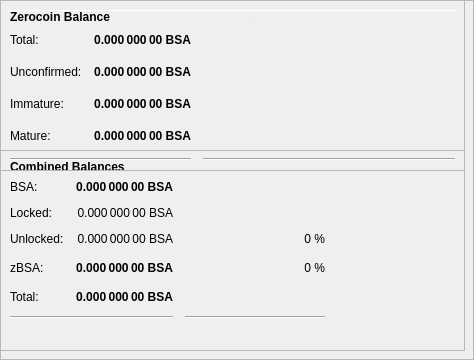
        <widget class="QFrame" name="frameObfuscation">
         <property name="minimumSize">
          <size>
           <width>0</width>
           <height>350</height>
          </size>
         </property>
         <property name="layoutDirection">
          <enum>Qt::LeftToRight</enum>
         </property>
         <property name="frameShape">
          <enum>QFrame::StyledPanel</enum>
         </property>
         <property name="frameShadow">
          <enum>QFrame::Raised</enum>
         </property>
         <widget class="QPushButton" name="runAutoDenom">
          <property name="geometry">
           <rect>
            <x>251</x>
            <y>17</y>
            <width>1</width>
            <height>1</height>
           </rect>
          </property>
          <property name="palette">
           <palette>
            <active>
             <colorrole role="WindowText">
              <brush brushstyle="SolidPattern">
               <color alpha="255">
                <red>0</red>
                <green>0</green>
                <blue>0</blue>
               </color>
              </brush>
             </colorrole>
             <colorrole role="Button">
              <brush brushstyle="SolidPattern">
               <color alpha="255">
                <red>239</red>
                <green>238</green>
                <blue>238</blue>
               </color>
              </brush>
             </colorrole>
             <colorrole role="Light">
              <brush brushstyle="SolidPattern">
               <color alpha="255">
                <red>255</red>
                <green>255</green>
                <blue>255</blue>
               </color>
              </brush>
             </colorrole>
             <colorrole role="Midlight">
              <brush brushstyle="SolidPattern">
               <color alpha="255">
                <red>247</red>
                <green>246</green>
                <blue>246</blue>
               </color>
              </brush>
             </colorrole>
             <colorrole role="Dark">
              <brush brushstyle="SolidPattern">
               <color alpha="255">
                <red>119</red>
                <green>119</green>
                <blue>119</blue>
               </color>
              </brush>
             </colorrole>
             <colorrole role="Mid">
              <brush brushstyle="SolidPattern">
               <color alpha="255">
                <red>159</red>
                <green>159</green>
                <blue>159</blue>
               </color>
              </brush>
             </colorrole>
             <colorrole role="Text">
              <brush brushstyle="SolidPattern">
               <color alpha="255">
                <red>0</red>
                <green>0</green>
                <blue>0</blue>
               </color>
              </brush>
             </colorrole>
             <colorrole role="BrightText">
              <brush brushstyle="SolidPattern">
               <color alpha="255">
                <red>255</red>
                <green>255</green>
                <blue>255</blue>
               </color>
              </brush>
             </colorrole>
             <colorrole role="ButtonText">
              <brush brushstyle="SolidPattern">
               <color alpha="255">
                <red>0</red>
                <green>0</green>
                <blue>0</blue>
               </color>
              </brush>
             </colorrole>
             <colorrole role="Base">
              <brush brushstyle="SolidPattern">
               <color alpha="255">
                <red>255</red>
                <green>255</green>
                <blue>255</blue>
               </color>
              </brush>
             </colorrole>
             <colorrole role="Window">
              <brush brushstyle="SolidPattern">
               <color alpha="255">
                <red>239</red>
                <green>238</green>
                <blue>238</blue>
               </color>
              </brush>
             </colorrole>
             <colorrole role="Shadow">
              <brush brushstyle="SolidPattern">
               <color alpha="255">
                <red>0</red>
                <green>0</green>
                <blue>0</blue>
               </color>
              </brush>
             </colorrole>
             <colorrole role="AlternateBase">
              <brush brushstyle="SolidPattern">
               <color alpha="255">
                <red>247</red>
                <green>246</green>
                <blue>246</blue>
               </color>
              </brush>
             </colorrole>
             <colorrole role="ToolTipBase">
              <brush brushstyle="SolidPattern">
               <color alpha="255">
                <red>255</red>
                <green>255</green>
                <blue>220</blue>
               </color>
              </brush>
             </colorrole>
             <colorrole role="ToolTipText">
              <brush brushstyle="SolidPattern">
               <color alpha="255">
                <red>0</red>
                <green>0</green>
                <blue>0</blue>
               </color>
              </brush>
             </colorrole>
            </active>
            <inactive>
             <colorrole role="WindowText">
              <brush brushstyle="SolidPattern">
               <color alpha="255">
                <red>0</red>
                <green>0</green>
                <blue>0</blue>
               </color>
              </brush>
             </colorrole>
             <colorrole role="Button">
              <brush brushstyle="SolidPattern">
               <color alpha="255">
                <red>239</red>
                <green>238</green>
                <blue>238</blue>
               </color>
              </brush>
             </colorrole>
             <colorrole role="Light">
              <brush brushstyle="SolidPattern">
               <color alpha="255">
                <red>255</red>
                <green>255</green>
                <blue>255</blue>
               </color>
              </brush>
             </colorrole>
             <colorrole role="Midlight">
              <brush brushstyle="SolidPattern">
               <color alpha="255">
                <red>247</red>
                <green>246</green>
                <blue>246</blue>
               </color>
              </brush>
             </colorrole>
             <colorrole role="Dark">
              <brush brushstyle="SolidPattern">
               <color alpha="255">
                <red>119</red>
                <green>119</green>
                <blue>119</blue>
               </color>
              </brush>
             </colorrole>
             <colorrole role="Mid">
              <brush brushstyle="SolidPattern">
               <color alpha="255">
                <red>159</red>
                <green>159</green>
                <blue>159</blue>
               </color>
              </brush>
             </colorrole>
             <colorrole role="Text">
              <brush brushstyle="SolidPattern">
               <color alpha="255">
                <red>0</red>
                <green>0</green>
                <blue>0</blue>
               </color>
              </brush>
             </colorrole>
             <colorrole role="BrightText">
              <brush brushstyle="SolidPattern">
               <color alpha="255">
                <red>255</red>
                <green>255</green>
                <blue>255</blue>
               </color>
              </brush>
             </colorrole>
             <colorrole role="ButtonText">
              <brush brushstyle="SolidPattern">
               <color alpha="255">
                <red>0</red>
                <green>0</green>
                <blue>0</blue>
               </color>
              </brush>
             </colorrole>
             <colorrole role="Base">
              <brush brushstyle="SolidPattern">
               <color alpha="255">
                <red>255</red>
                <green>255</green>
                <blue>255</blue>
               </color>
              </brush>
             </colorrole>
             <colorrole role="Window">
              <brush brushstyle="SolidPattern">
               <color alpha="255">
                <red>239</red>
                <green>238</green>
                <blue>238</blue>
               </color>
              </brush>
             </colorrole>
             <colorrole role="Shadow">
              <brush brushstyle="SolidPattern">
               <color alpha="255">
                <red>0</red>
                <green>0</green>
                <blue>0</blue>
               </color>
              </brush>
             </colorrole>
             <colorrole role="AlternateBase">
              <brush brushstyle="SolidPattern">
               <color alpha="255">
                <red>247</red>
                <green>246</green>
                <blue>246</blue>
               </color>
              </brush>
             </colorrole>
             <colorrole role="ToolTipBase">
              <brush brushstyle="SolidPattern">
               <color alpha="255">
                <red>255</red>
                <green>255</green>
                <blue>220</blue>
               </color>
              </brush>
             </colorrole>
             <colorrole role="ToolTipText">
              <brush brushstyle="SolidPattern">
               <color alpha="255">
                <red>0</red>
                <green>0</green>
                <blue>0</blue>
               </color>
              </brush>
             </colorrole>
            </inactive>
            <disabled>
             <colorrole role="WindowText">
              <brush brushstyle="SolidPattern">
               <color alpha="255">
                <red>119</red>
                <green>119</green>
                <blue>119</blue>
               </color>
              </brush>
             </colorrole>
             <colorrole role="Button">
              <brush brushstyle="SolidPattern">
               <color alpha="255">
                <red>239</red>
                <green>238</green>
                <blue>238</blue>
               </color>
              </brush>
             </colorrole>
             <colorrole role="Light">
              <brush brushstyle="SolidPattern">
               <color alpha="255">
                <red>255</red>
                <green>255</green>
                <blue>255</blue>
               </color>
              </brush>
             </colorrole>
             <colorrole role="Midlight">
              <brush brushstyle="SolidPattern">
               <color alpha="255">
                <red>247</red>
                <green>246</green>
                <blue>246</blue>
               </color>
              </brush>
             </colorrole>
             <colorrole role="Dark">
              <brush brushstyle="SolidPattern">
               <color alpha="255">
                <red>119</red>
                <green>119</green>
                <blue>119</blue>
               </color>
              </brush>
             </colorrole>
             <colorrole role="Mid">
              <brush brushstyle="SolidPattern">
               <color alpha="255">
                <red>159</red>
                <green>159</green>
                <blue>159</blue>
               </color>
              </brush>
             </colorrole>
             <colorrole role="Text">
              <brush brushstyle="SolidPattern">
               <color alpha="255">
                <red>119</red>
                <green>119</green>
                <blue>119</blue>
               </color>
              </brush>
             </colorrole>
             <colorrole role="BrightText">
              <brush brushstyle="SolidPattern">
               <color alpha="255">
                <red>255</red>
                <green>255</green>
                <blue>255</blue>
               </color>
              </brush>
             </colorrole>
             <colorrole role="ButtonText">
              <brush brushstyle="SolidPattern">
               <color alpha="255">
                <red>119</red>
                <green>119</green>
                <blue>119</blue>
               </color>
              </brush>
             </colorrole>
             <colorrole role="Base">
              <brush brushstyle="SolidPattern">
               <color alpha="255">
                <red>239</red>
                <green>238</green>
                <blue>238</blue>
               </color>
              </brush>
             </colorrole>
             <colorrole role="Window">
              <brush brushstyle="SolidPattern">
               <color alpha="255">
                <red>239</red>
                <green>238</green>
                <blue>238</blue>
               </color>
              </brush>
             </colorrole>
             <colorrole role="Shadow">
              <brush brushstyle="SolidPattern">
               <color alpha="255">
                <red>0</red>
                <green>0</green>
                <blue>0</blue>
               </color>
              </brush>
             </colorrole>
             <colorrole role="AlternateBase">
              <brush brushstyle="SolidPattern">
               <color alpha="255">
                <red>239</red>
                <green>238</green>
                <blue>238</blue>
               </color>
              </brush>
             </colorrole>
             <colorrole role="ToolTipBase">
              <brush brushstyle="SolidPattern">
               <color alpha="255">
                <red>255</red>
                <green>255</green>
                <blue>220</blue>
               </color>
              </brush>
             </colorrole>
             <colorrole role="ToolTipText">
              <brush brushstyle="SolidPattern">
               <color alpha="255">
                <red>0</red>
                <green>0</green>
                <blue>0</blue>
               </color>
              </brush>
             </colorrole>
            </disabled>
           </palette>
          </property>
          <property name="focusPolicy">
           <enum>Qt::NoFocus</enum>
          </property>
          <property name="autoFillBackground">
           <bool>true</bool>
          </property>
          <property name="text">
           <string/>
          </property>
          <property name="flat">
           <bool>true</bool>
          </property>
         </widget>
         <widget class="Line" name="line">
          <property name="geometry">
           <rect>
            <x>7</x>
            <y>10</y>
            <width>451</width>
            <height>1</height>
           </rect>
          </property>
          <property name="orientation">
           <enum>Qt::Horizontal</enum>
          </property>
         </widget>
         <widget class="QFrame" name="frame_3">
          <property name="geometry">
           <rect>
            <x>0</x>
            <y>150</y>
            <width>465</width>
            <height>201</height>
           </rect>
          </property>
          <property name="frameShape">
           <enum>QFrame::StyledPanel</enum>
          </property>
          <property name="frameShadow">
           <enum>QFrame::Raised</enum>
          </property>
          <layout class="QVBoxLayout" name="verticalLayout_5">
           <item>
            <layout class="QHBoxLayout" name="horizontalLayout_5" stretch="0">
             <item>
              <widget class="QLabel" name="label_5z">
               <property name="maximumSize">
                <size>
                 <width>16777215</width>
                 <height>20</height>
                </size>
               </property>
               <property name="font">
                <font>
                 <weight>75</weight>
                 <bold>true</bold>
                </font>
               </property>
               <property name="toolTip">
                <string>Combined Balances (including unconfirmed and immature coins)</string>
               </property>
               <property name="text">
                <string>&lt;html&gt;&lt;head/&gt;&lt;body&gt;&lt;p&gt;Combined Balances&lt;/p&gt;&lt;/body&gt;&lt;/html&gt;</string>
               </property>
              </widget>
             </item>
            </layout>
           </item>
           <item>
            <layout class="QGridLayout" name="gridLayout_3">
             <property name="spacing">
              <number>12</number>
             </property>
             <item row="7" column="0" colspan="2">
              <widget class="Line" name="lineSpendableBalance_3">
               <property name="orientation">
                <enum>Qt::Horizontal</enum>
               </property>
              </widget>
             </item>
             <item row="7" column="2">
              <widget class="Line" name="lineWatchBalance_3">
               <property name="sizePolicy">
                <sizepolicy hsizetype="Preferred" vsizetype="Fixed">
                 <horstretch>0</horstretch>
                 <verstretch>0</verstretch>
                </sizepolicy>
               </property>
               <property name="minimumSize">
                <size>
                 <width>140</width>
                 <height>0</height>
                </size>
               </property>
               <property name="orientation">
                <enum>Qt::Horizontal</enum>
               </property>
              </widget>
             </item>
             <item row="4" column="1">
              <widget class="QLabel" name="labelzBalancez">
               <property name="font">
                <font>
                 <weight>75</weight>
                 <bold>true</bold>
                </font>
               </property>
               <property name="cursor">
                <cursorShape>IBeamCursor</cursorShape>
               </property>
               <property name="toolTip">
                <string>Total of transactions that have yet to be confirmed, and do not yet count toward the spendable balance</string>
               </property>
               <property name="text">
                <string notr="true">0.000 000 00 BSA</string>
               </property>
               <property name="alignment">
                <set>Qt::AlignRight|Qt::AlignTrailing|Qt::AlignVCenter</set>
               </property>
               <property name="textInteractionFlags">
                <set>Qt::LinksAccessibleByMouse|Qt::TextSelectableByKeyboard|Qt::TextSelectableByMouse</set>
               </property>
              </widget>
             </item>
             <item row="6" column="1">
              <widget class="QLabel" name="labelTotalz">
               <property name="font">
                <font>
                 <weight>75</weight>
                 <bold>true</bold>
                </font>
               </property>
               <property name="cursor">
                <cursorShape>IBeamCursor</cursorShape>
               </property>
               <property name="toolTip">
                <string>Total Balance, including unconfirmed and immature coins.</string>
               </property>
               <property name="text">
                <string notr="true">0.000 000 00 BSA</string>
               </property>
               <property name="alignment">
                <set>Qt::AlignRight|Qt::AlignTrailing|Qt::AlignVCenter</set>
               </property>
               <property name="textInteractionFlags">
                <set>Qt::LinksAccessibleByMouse|Qt::TextSelectableByKeyboard|Qt::TextSelectableByMouse</set>
               </property>
              </widget>
             </item>
             <item row="4" column="3">
              <spacer name="horizontalSpacer_6">
               <property name="orientation">
                <enum>Qt::Horizontal</enum>
               </property>
               <property name="sizeHint" stdset="0">
                <size>
                 <width>40</width>
                 <height>20</height>
                </size>
               </property>
              </spacer>
             </item>
             <item row="6" column="0">
              <widget class="QLabel" name="labelTotalTextz">
               <property name="text">
                <string>Total:</string>
               </property>
              </widget>
             </item>
             <item row="1" column="0">
              <widget class="QLabel" name="labelBalanceTextz">
               <property name="text">
                <string>BSA:</string>
               </property>
              </widget>
             </item>
             <item row="1" column="1">
              <widget class="QLabel" name="labelBalancez">
               <property name="font">
                <font>
                 <weight>75</weight>
                 <bold>true</bold>
                </font>
               </property>
               <property name="cursor">
                <cursorShape>IBeamCursor</cursorShape>
               </property>
               <property name="toolTip">
                <string>Your current spendable balance</string>
               </property>
               <property name="text">
                <string notr="true">0.000 000 00 BSA</string>
               </property>
               <property name="alignment">
                <set>Qt::AlignRight|Qt::AlignTrailing|Qt::AlignVCenter</set>
               </property>
               <property name="textInteractionFlags">
                <set>Qt::LinksAccessibleByMouse|Qt::TextSelectableByKeyboard|Qt::TextSelectableByMouse</set>
               </property>
              </widget>
             </item>
             <item row="4" column="0">
              <widget class="QLabel" name="labelzBalanceTextz">
               <property name="toolTip">
                <string/>
               </property>
               <property name="text">
                <string>zBSA:</string>
               </property>
              </widget>
             </item>
             <item row="4" column="2">
              <widget class="QLabel" name="labelzBSAPercent">
               <property name="toolTip">
                <string>Current percentage of zBSA.
If AutoMint is enabled this percentage will settle around the configured AutoMint percentage (default = 10%)</string>
               </property>
               <property name="text">
                <string>0 %</string>
               </property>
               <property name="alignment">
                <set>Qt::AlignRight|Qt::AlignTrailing|Qt::AlignVCenter</set>
               </property>
              </widget>
             </item>
             <item row="6" column="2">
              <widget class="QLabel" name="label100Percent">
               <property name="text">
                <string/>
               </property>
               <property name="alignment">
                <set>Qt::AlignRight|Qt::AlignTrailing|Qt::AlignVCenter</set>
               </property>
              </widget>
             </item>
             <item row="2" column="1">
              <widget class="QLabel" name="labelLockedBalance">
               <property name="toolTip">
                <string>Locked BSA or Masternode collaterals. These are excluded from zBSA minting.</string>
               </property>
               <property name="text">
                <string>0.000 000 00 BSA</string>
               </property>
               <property name="alignment">
                <set>Qt::AlignRight|Qt::AlignTrailing|Qt::AlignVCenter</set>
               </property>
              </widget>
             </item>
             <item row="2" column="0">
              <widget class="QLabel" name="labelLockedBalanceText">
               <property name="toolTip">
                <string>Locked BSA or Masternode collaterals. These are excluded from zBSA minting.</string>
               </property>
               <property name="text">
                <string>Locked:</string>
               </property>
              </widget>
             </item>
             <item row="3" column="0">
              <widget class="QLabel" name="labelUnLockedBalanceText">
               <property name="toolTip">
                <string>Unlocked BSAs. These can be used for zBSA minting.</string>
               </property>
               <property name="text">
                <string>Unlocked:</string>
               </property>
              </widget>
             </item>
             <item row="3" column="1">
              <widget class="QLabel" name="labelUnLockedBalance">
               <property name="toolTip">
                <string>Unlocked BSAs. These can be used for zBSA minting.</string>
               </property>
               <property name="text">
                <string>0.000 000 00 BSA</string>
               </property>
               <property name="alignment">
                <set>Qt::AlignRight|Qt::AlignTrailing|Qt::AlignVCenter</set>
               </property>
              </widget>
             </item>
             <item row="3" column="2">
              <widget class="QLabel" name="labelBSAPercent">
               <property name="text">
                <string>0 %</string>
               </property>
               <property name="alignment">
                <set>Qt::AlignRight|Qt::AlignTrailing|Qt::AlignVCenter</set>
               </property>
              </widget>
             </item>
            </layout>
           </item>
           <item>
            <spacer name="verticalSpacer">
             <property name="orientation">
              <enum>Qt::Vertical</enum>
             </property>
             <property name="sizeHint" stdset="0">
              <size>
               <width>20</width>
               <height>40</height>
              </size>
             </property>
            </spacer>
           </item>
          </layout>
         </widget>
         <widget class="QFrame" name="frame_4">
          <property name="geometry">
           <rect>
            <x>0</x>
            <y>0</y>
            <width>465</width>
            <height>171</height>
           </rect>
          </property>
          <property name="frameShape">
           <enum>QFrame::StyledPanel</enum>
          </property>
          <property name="frameShadow">
           <enum>QFrame::Raised</enum>
          </property>
          <layout class="QVBoxLayout" name="verticalLayout_7">
           <item>
            <layout class="QHBoxLayout" name="horizontalLayout_8" stretch="0">
             <item>
              <widget class="QLabel" name="label_5z_3">
               <property name="maximumSize">
                <size>
                 <width>16777215</width>
                 <height>20</height>
                </size>
               </property>
               <property name="font">
                <font>
                 <weight>75</weight>
                 <bold>true</bold>
                </font>
               </property>
               <property name="text">
                <string>Zerocoin Balance</string>
               </property>
              </widget>
             </item>
            </layout>
           </item>
           <item>
            <layout class="QGridLayout" name="gridLayout_5">
             <property name="spacing">
              <number>12</number>
             </property>
             <item row="4" column="0">
              <widget class="QLabel" name="labelzBalanceMatureText">
               <property name="toolTip">
                <string>Mature: more than 20 confirmation and more than 3 mints of the same denomination after it was minted.
These zBSA are spendable.</string>
               </property>
               <property name="text">
                <string>Mature:</string>
               </property>
              </widget>
             </item>
             <item row="5" column="0" colspan="2">
              <widget class="Line" name="lineSpendableBalance_5">
               <property name="orientation">
                <enum>Qt::Horizontal</enum>
               </property>
              </widget>
             </item>
             <item row="1" column="1">
              <widget class="QLabel" name="labelzBalance">
               <property name="font">
                <font>
                 <weight>75</weight>
                 <bold>true</bold>
                </font>
               </property>
               <property name="cursor">
                <cursorShape>IBeamCursor</cursorShape>
               </property>
               <property name="toolTip">
                <string>All available zBSA, unconfirmed and immature zBSA included.</string>
               </property>
               <property name="text">
                <string notr="true">0.000 000 00 BSA</string>
               </property>
               <property name="alignment">
                <set>Qt::AlignRight|Qt::AlignTrailing|Qt::AlignVCenter</set>
               </property>
               <property name="textInteractionFlags">
                <set>Qt::LinksAccessibleByMouse|Qt::TextSelectableByKeyboard|Qt::TextSelectableByMouse</set>
               </property>
              </widget>
             </item>
             <item row="5" column="2">
              <widget class="Line" name="lineWatchBalance_5">
               <property name="sizePolicy">
                <sizepolicy hsizetype="Preferred" vsizetype="Fixed">
                 <horstretch>0</horstretch>
                 <verstretch>0</verstretch>
                </sizepolicy>
               </property>
               <property name="minimumSize">
                <size>
                 <width>140</width>
                 <height>0</height>
                </size>
               </property>
               <property name="orientation">
                <enum>Qt::Horizontal</enum>
               </property>
              </widget>
             </item>
             <item row="1" column="0">
              <widget class="QLabel" name="labelzBalanceText">
               <property name="toolTip">
                <string>All available zBSA, unconfirmed and immature zBSA included.</string>
               </property>
               <property name="text">
                <string>Total:</string>
               </property>
              </widget>
             </item>
             <item row="1" column="2">
              <spacer name="horizontalSpacer_8">
               <property name="orientation">
                <enum>Qt::Horizontal</enum>
               </property>
               <property name="sizeHint" stdset="0">
                <size>
                 <width>40</width>
                 <height>20</height>
                </size>
               </property>
              </spacer>
             </item>
             <item row="4" column="2">
              <spacer name="horizontalSpacer_4">
               <property name="orientation">
                <enum>Qt::Horizontal</enum>
               </property>
               <property name="sizeHint" stdset="0">
                <size>
                 <width>40</width>
                 <height>20</height>
                </size>
               </property>
              </spacer>
             </item>
             <item row="4" column="1">
              <widget class="QLabel" name="labelzBalanceMature">
               <property name="font">
                <font>
                 <weight>75</weight>
                 <bold>true</bold>
                </font>
               </property>
               <property name="toolTip">
                <string>Mature: more than 20 confirmation and more than 3 mints of the same denomination after it was minted.
These zBSA are spendable.</string>
               </property>
               <property name="text">
                <string>0.000 000 00 BSA</string>
               </property>
               <property name="alignment">
                <set>Qt::AlignRight|Qt::AlignTrailing|Qt::AlignVCenter</set>
               </property>
              </widget>
             </item>
             <item row="2" column="0">
              <widget class="QLabel" name="labelzBalanceUnconfirmedText">
               <property name="toolTip">
                <string>Unconfirmed: less than 20 confirmations
Immature: confirmed, but less than 3 mints of the same denomination after it was minted</string>
               </property>
               <property name="text">
                <string>Unconfirmed:</string>
               </property>
              </widget>
             </item>
             <item row="2" column="1">
              <widget class="QLabel" name="labelzBalanceUnconfirmed">
               <property name="font">
                <font>
                 <weight>75</weight>
                 <bold>true</bold>
                </font>
               </property>
               <property name="toolTip">
                <string>Unconfirmed: less than 20 confirmations
Immature: confirmed, but less than 3 mints of the same denomination after it was minted</string>
               </property>
               <property name="text">
                <string>0.000 000 00 BSA</string>
               </property>
               <property name="alignment">
                <set>Qt::AlignRight|Qt::AlignTrailing|Qt::AlignVCenter</set>
               </property>
              </widget>
             </item>
             <item row="2" column="2">
              <spacer name="horizontalSpacer_5">
               <property name="orientation">
                <enum>Qt::Horizontal</enum>
               </property>
               <property name="sizeHint" stdset="0">
                <size>
                 <width>40</width>
                 <height>20</height>
                </size>
               </property>
              </spacer>
             </item>
             <item row="3" column="0">
              <widget class="QLabel" name="labelzBalanceImmatureText">
               <property name="toolTip">
                <string>Unconfirmed: less than 20 confirmations
Immature: confirmed, but less than 3 mints of the same denomination after it was minted</string>
               </property>
               <property name="text">
                <string>Immature:</string>
               </property>
              </widget>
             </item>
             <item row="3" column="1">
              <widget class="QLabel" name="labelzBalanceImmature">
               <property name="font">
                <font>
                 <weight>75</weight>
                 <bold>true</bold>
                </font>
               </property>
               <property name="toolTip">
                <string>Unconfirmed: less than 20 confirmations
Immature: confirmed, but less than 3 mints of the same denomination after it was minted</string>
               </property>
               <property name="text">
                <string>0.000 000 00 BSA</string>
               </property>
               <property name="alignment">
                <set>Qt::AlignRight|Qt::AlignTrailing|Qt::AlignVCenter</set>
               </property>
              </widget>
             </item>
             <item row="3" column="2">
              <spacer name="horizontalSpacer_7">
               <property name="orientation">
                <enum>Qt::Horizontal</enum>
               </property>
               <property name="sizeHint" stdset="0">
                <size>
                 <width>40</width>
                 <height>20</height>
                </size>
               </property>
              </spacer>
             </item>
            </layout>
           </item>
          </layout>
         </widget>
        </widget>
